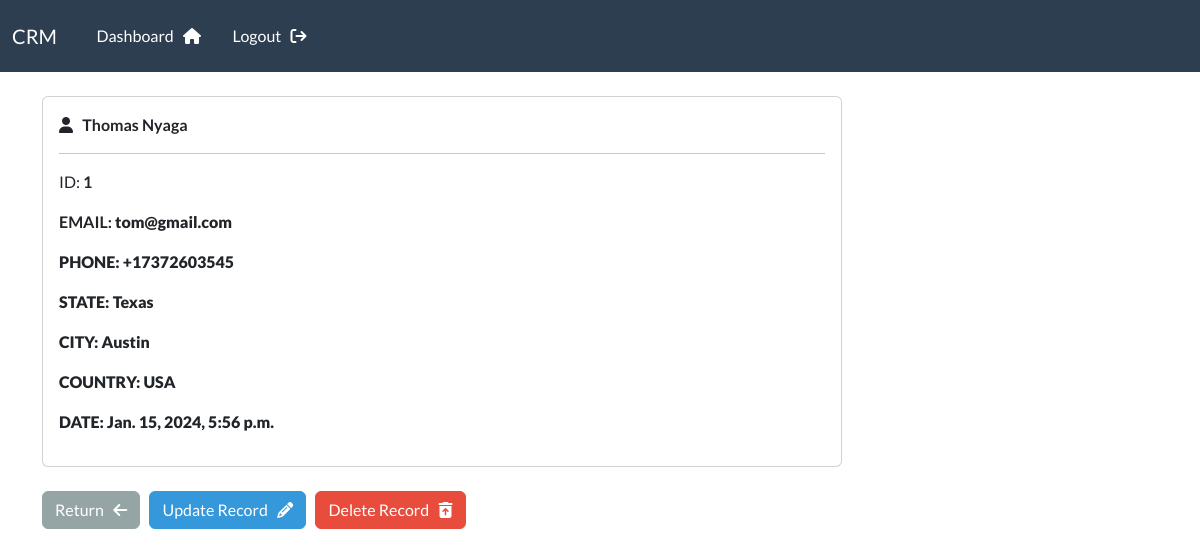
/record/1/ (signed in), run on an earlier commit of the app's database.
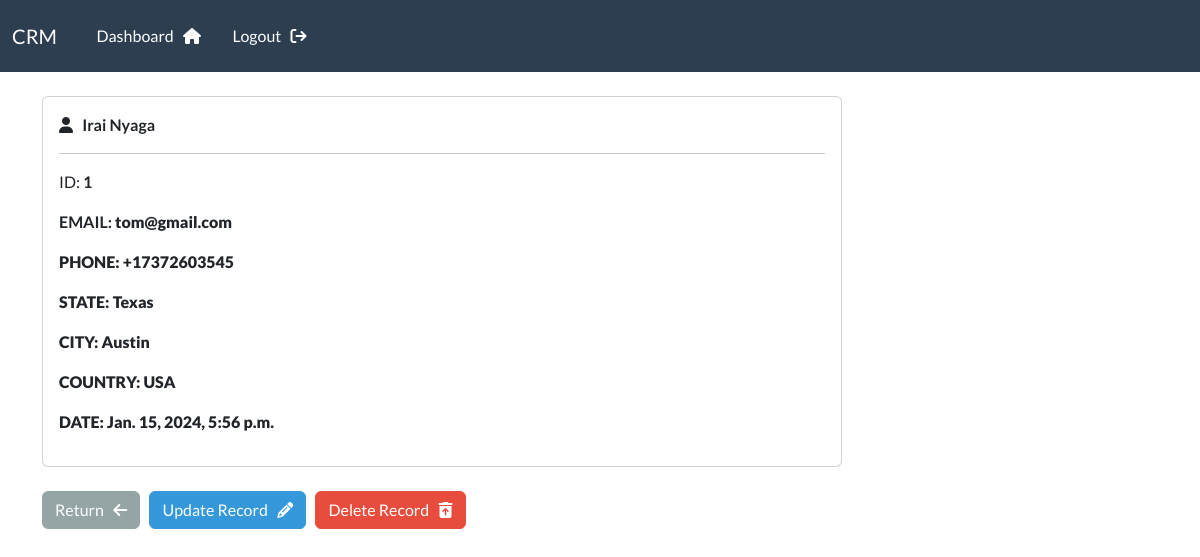
And on a later commit of the database.
### webapp/models.py (models this page shows, shortened)
class Record(models.Model):
    creation_date = models.DateTimeField(auto_now_add=True)
    first_name = models.CharField(max_length=100)
    last_name = models.CharField(max_length=100)
    email = models.CharField(max_length=255)
    phone = models.CharField(max_length=20)
    state = models.CharField(max_length=200)
    city = models.CharField(max_length=255)
    country = models.CharField(max_length=100)

### webapp/views.py (the view)
# urls.py: path('record/<int:pk>/', views.singular_record, name="record"),
@login_required(login_url="login")
def singular_record(request, pk):
    all_records = Record.objects.get(id=pk)
    context = {
        'record':all_records,
        }
    return render(request,"webapp/view-record.html", context)

### webapp/templates/webapp/view-record.html (shortened to what this page needs)
{% extends 'webapp/base.html' %}
{% load crispy_forms_tags%}
{% block content %}
<div class="card" style="width: 100vh;">
    <div class="card-body">
        <i class="fa-solid fa-user"></i> &nbsp;
        <strong>
            {{ record.first_name }}
            {{ record.last_name }}
        </strong>
        <hr>
        <p class="card-text"> ID: <strong>{{record.id}}</p>
        <p class="card-text"> EMAIL: <strong>{{record.email}}</p>
        <p class="card-text"> PHONE: <strong>{{record.phone}}</p>
        <p class="card-text"> STATE: <strong>{{record.state}}</p>
        <p class="card-text"> CITY: <strong>{{record.city}}</p>
        <p class="card-text"> COUNTRY: <strong>{{record.country}}</p>
        <p class="card-text"> DATE: <strong>{{record.creation_date}}</p>
    </div>
  </div>
   <br>
   <a href="{% url 'dashboard' %}" class="btn btn-secondary">Return &nbsp; <i class="fa-solid fa-arrow-left"></i></a>
   <a href="{% url 'update-record' pk=record.id %}" class="btn btn-info">Update Record &nbsp; <i class="fa-solid fa-pencil"></i></a>
   <a href="{% url 'delete-record' pk=record.id %}" class="btn btn-danger">Delete Record &nbsp; <i class="fa-solid fa-trash-can-arrow-up"></i></a>
{% endblock %}

What changed in the data, as far as the page shows it:
changed Record "Nyaga": first_name "Thomas" → "Irai"
